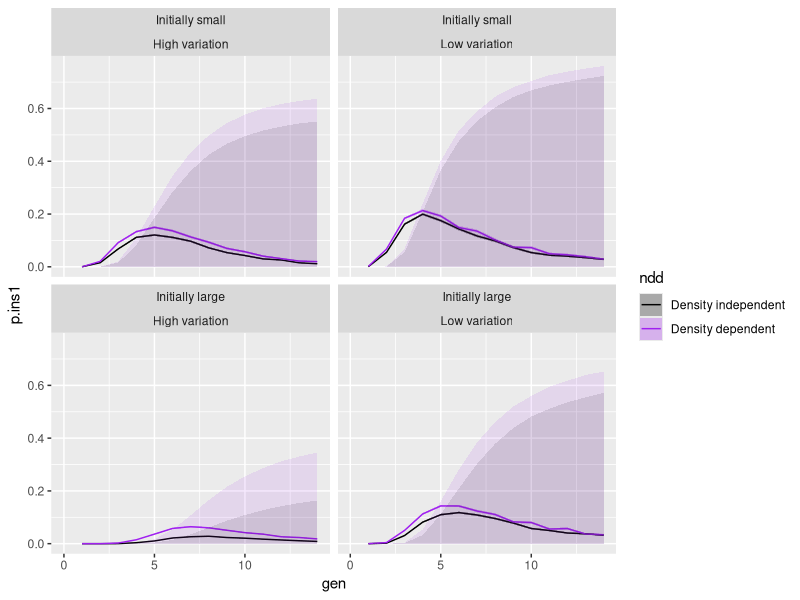
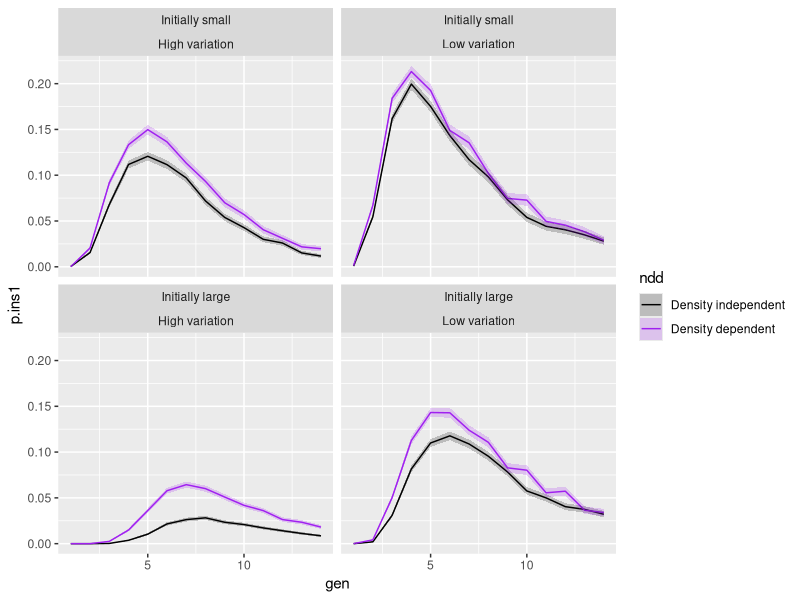
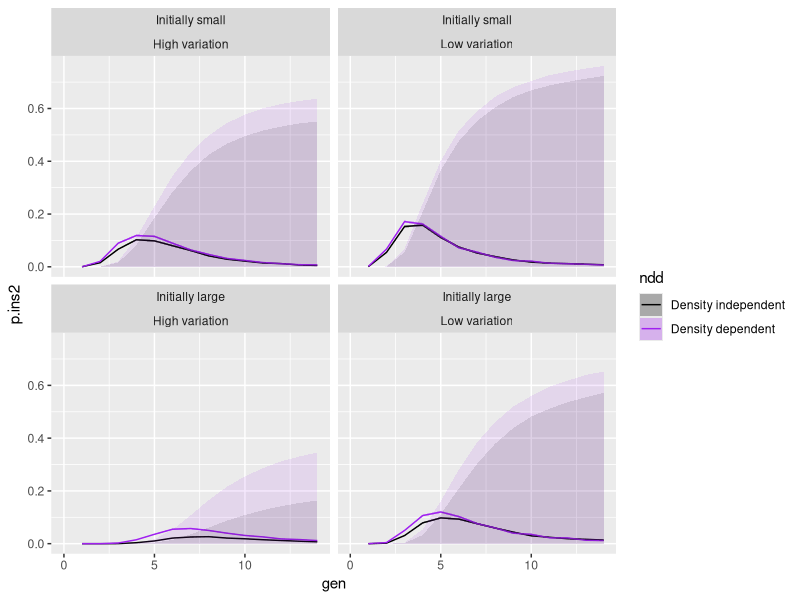
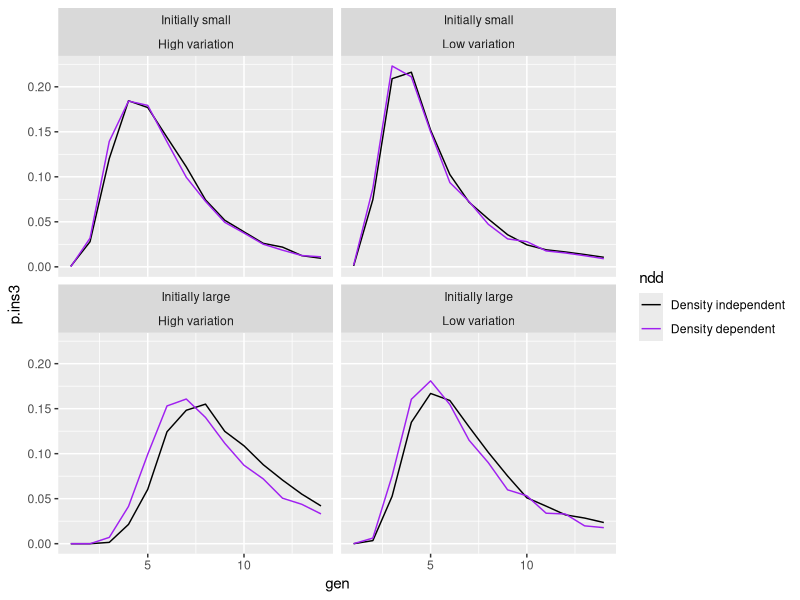
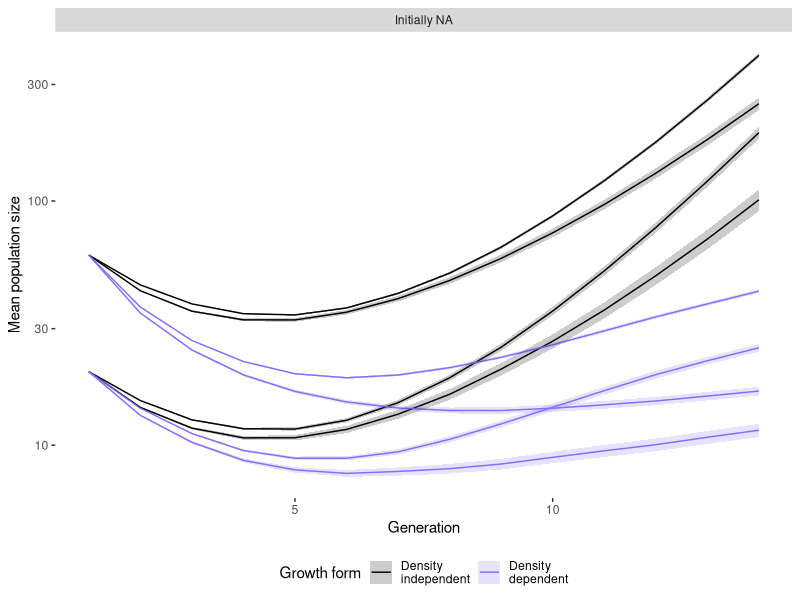
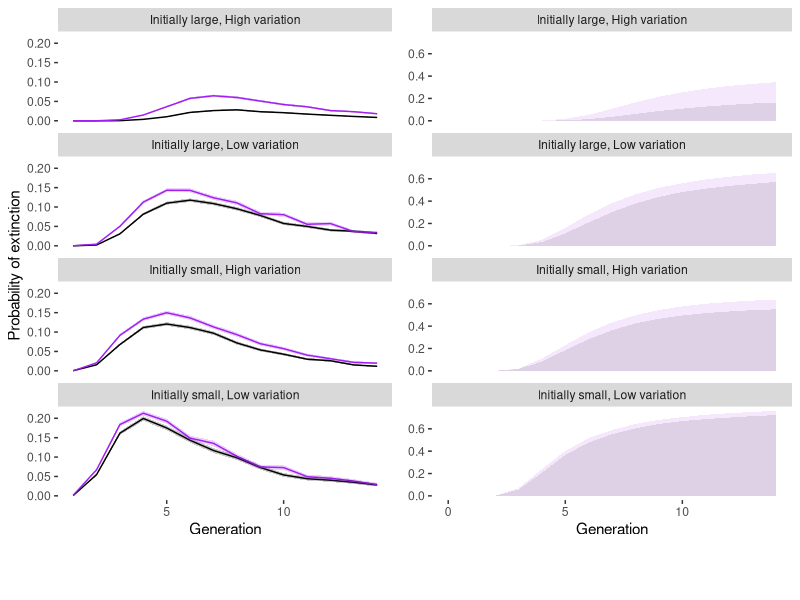

Write the R code that produced these figures, in order.
library(ggplot2)
library(dplyr)
library(tidyr)

all.d = rbind(
  read.csv('simulations/outputs/thrice_bottlenecked_results/a000_hivar_extinctions.csv') %>%
    mutate(bottleneck = FALSE, ndd = FALSE),
  read.csv('simulations/outputs/thrice_bottlenecked_results/a000_lovar_extinctions.csv') %>%
    mutate(bottleneck = TRUE, ndd = FALSE),
  read.csv('simulations/outputs/thrice_bottlenecked_results/a035_hivar_extinctions.csv') %>%
    mutate(bottleneck = FALSE, ndd = TRUE),
  read.csv('simulations/outputs/thrice_bottlenecked_results/a035_lovar_extinctions.csv') %>%
    mutate(bottleneck = TRUE, ndd = TRUE)
) %>%
  group_by(bottleneck, ndd, n.pop0) %>%
  mutate(n.trials = pext * 24000,
         d.trials = -c(0, diff(n.trials)),
         p.ins1 = c(d.trials[-1], 0) / n.trials,
         p.ins2 = c(d.trials[-1], 0) / 24000,
         p.ins3 = c(d.trials[-1], 0) / sum(d.trials)) %>% # (24000 - min(n.trials))) %>%
  filter(gen < 15) %>%
  ungroup() %>%
  mutate(n.pop0 = factor(n.pop0, labels = c('Initially small', 'Initially large')),
         bottleneck = factor(bottleneck, labels = c('High variation', 'Low variation')),
         ndd = factor(ndd, labels = c('Density independent', 'Density dependent')))

head(all.d)

##### Plots

### Conditional (instantaneous) probability
# Prob. of going extinct in time step t given
# being extant in time t-1

# With ribbon for overall extinction risk

all.d %>%
  ggplot(aes(x = gen)) +
  geom_line(
    aes( 
      y = p.ins1, 
      group = interaction(n.pop0, bottleneck, ndd),
      colour = ndd
    )
  ) +
  geom_ribbon(
    aes(
      ymin = p.ins1 - 2 * sqrt(p.ins1 * (1-p.ins1) / n.trials),
      ymax = p.ins1 + 2 * sqrt(p.ins1 * (1-p.ins1) / n.trials),
      group = interaction(n.pop0, bottleneck, ndd),
      fill = ndd
    ),
    alpha = 0.2) +
  geom_ribbon(
    aes(
      xmin = 0, xmax = 14,
      ymin = 0, ymax = 1 - pext,
      group = interaction(n.pop0, bottleneck, ndd),
      fill = ndd
    ),
    alpha = 0.1
  ) +
  scale_color_manual(values = c('black', 'purple')) +
  scale_fill_manual(values = c('black', 'purple')) +
  facet_wrap(n.pop0 ~ bottleneck)

# Without the ribbon
all.d %>%
  ggplot(aes(x = gen)) +
  geom_line(
    aes( 
      y = p.ins1, 
      group = interaction(n.pop0, bottleneck, ndd),
      colour = ndd
    )
  ) +
  geom_ribbon(
    aes(
      ymin = p.ins1 - 2 * sqrt(p.ins1 * (1-p.ins1) / n.trials),
      ymax = p.ins1 + 2 * sqrt(p.ins1 * (1-p.ins1) / n.trials),
      group = interaction(n.pop0, bottleneck, ndd),
      fill = ndd
    ),
    alpha = 0.2
  ) +
  scale_color_manual(values = c('black', 'purple')) +
  scale_fill_manual(values = c('black', 'purple')) +
  facet_wrap(n.pop0 ~ bottleneck)

##

all.d %>%
  ggplot(aes(x = gen)) +
  geom_line(
    aes( 
      y = p.ins2, 
      group = interaction(n.pop0, bottleneck, ndd),
      colour = ndd
    )
  ) +
  geom_ribbon(
    aes(
      ymin = p.ins2 - 2 * sqrt(p.ins2 * (1-p.ins2) / n.trials),
      ymax = p.ins2 + 2 * sqrt(p.ins2 * (1-p.ins2) / n.trials),
      group = interaction(n.pop0, bottleneck, ndd),
      fill = ndd
    ),
    alpha = 0.2) +
  geom_ribbon(
    aes(
      xmin = 0, xmax = 14,
      ymin = 0, ymax = 1 - pext,
      group = interaction(n.pop0, bottleneck, ndd),
      fill = ndd
    ),
    alpha = 0.1
  ) +
  scale_color_manual(values = c('black', 'purple')) +
  scale_fill_manual(values = c('black', 'purple')) +
  facet_wrap(n.pop0 ~ bottleneck)

# Extinction risk conditioned on being extinct
# (when does extinction happen if it happens at all)

all.d %>%
  ggplot(aes(x = gen)) +
  geom_line(
    aes( 
      y = p.ins3, 
      group = interaction(n.pop0, bottleneck, ndd),
      colour = ndd
    )
  ) +
  # geom_ribbon(
  #   aes(
  #     ymin = p.ins3 - 2 * sqrt(p.ins3 * (1-p.ins3) / n.trials),
  #     ymax = p.ins3 + 2 * sqrt(p.ins3 * (1-p.ins3) / n.trials),
  #     group = interaction(n.pop0, bottleneck, ndd),
  #     fill = ndd
  #   ),
  #   alpha = 0.2) +
  # geom_ribbon(
  #   aes(
  #     xmin = 0, xmax = 14,
  #     ymin = 0, ymax = 1 - pext,
  #     group = interaction(n.pop0, bottleneck, ndd),
  #     fill = ndd
  #   ),
  #   alpha = 0.1
  # ) +
  scale_color_manual(values = c('black', 'purple')) +
  scale_fill_manual(values = c('black', 'purple')) +
  facet_wrap(n.pop0 ~ bottleneck)


###

# Population size

all.d %>%
  mutate(init.size = paste0('Initially ',
                            ifelse(n.pop0 > 50, 'large', 'small'))) %>%
  ggplot(aes(x = gen)) +
  geom_line(
    aes(
      y = nbar,
      group = interaction(n.pop0, bottleneck, ndd),
      colour = ndd
    )
  ) +
  geom_ribbon(
    aes(
      ymin = nbar - 2 * sqrt(nvar / n.trials),
      ymax = nbar + 2 * sqrt(nvar / n.trials),
      group = interaction(n.pop0, bottleneck, ndd),
      fill = ndd
    ),
    alpha = 0.2
  ) +
  scale_color_manual(values = c('black', 'slateblue1'),
                     labels = c("Density\nindependent",
                                "Density\ndependent"),
                     name = "Growth form") +
  scale_fill_manual(values = c('black', 'slateblue1'),
                    labels = c("Density\nindependent",
                               "Density\ndependent"),
                    name = "Growth form") +
  scale_linetype(name = "Genetic variance",
                 labels = c("High\n(no bottleneck)",
                            "Low\n(bottlenecked)")) +
  labs(x = 'Generation',
       y = 'Mean population size') +
  scale_y_log10() +
  facet_wrap(~ init.size) +
  theme(panel.background = element_blank(),
        legend.position = 'bottom') 

### Extinction figure (with cowplot)

library(cowplot)

ins.probs = ggplot(all.d, aes(x = gen)) +
  geom_line(
    aes( 
      y = p.ins1, 
      group = interaction(n.pop0, bottleneck, ndd),
      colour = ndd
    )
  ) +
  geom_ribbon(
    aes(
      ymin = p.ins1 - 2 * sqrt(p.ins1 * (1-p.ins1) / n.trials),
      ymax = p.ins1 + 2 * sqrt(p.ins1 * (1-p.ins1) / n.trials),
      group = interaction(n.pop0, bottleneck, ndd),
      fill = ndd
    ),
    alpha = 0.2
  ) +
  scale_color_manual(values = c('black', 'purple')) +
  scale_fill_manual(values = c('black', 'purple')) +
  facet_wrap( ~ paste(n.pop0, bottleneck, sep = ', '), ncol = 1) +
  labs(x = 'Generation', y = 'Probability of extinction') +
  theme(legend.position = 'none',
        panel.background = element_blank())

cum.probs = ggplot(all.d, aes(x = gen)) +
  geom_ribbon(
    aes(
      xmin = 0, xmax = 14,
      ymin = 0, ymax = 1 - pext,
      group = interaction(n.pop0, bottleneck, ndd),
      fill = ndd
    ),
    alpha = 0.1
  ) +
  scale_fill_manual(values = c('black', 'purple')) +
  labs(x = 'Generation') +
  facet_wrap( ~ paste(n.pop0, bottleneck, sep = ', '), ncol = 1) +
  theme(legend.position = 'none',
        panel.background = element_blank())

extinct.legend = get_legend(
  ins.probs + 
    guides(fill = guide_legend(''), colour = guide_legend('')) +
    theme(legend.position = 'bottom',
          legend.box.margin = margin(1, 0, 0, 0))
  )

data.plots = plot_grid(ins.probs, cum.probs)
plot_grid(data.plots, extinct.legend, ncol = 1, rel_heights = c(1, .1))

# plot_grid(ins.probs, cum.probs, extinct.legend)
